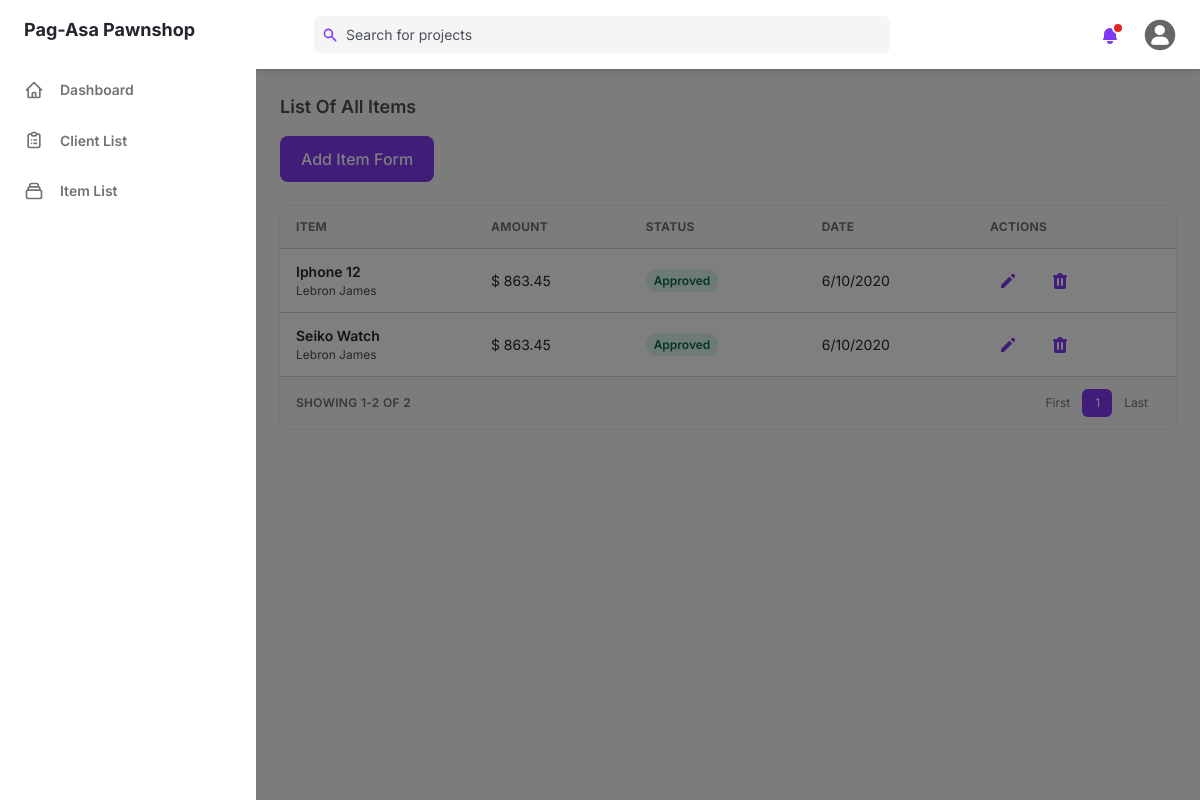
Before: /item/list/ (signed in) with the older database file.
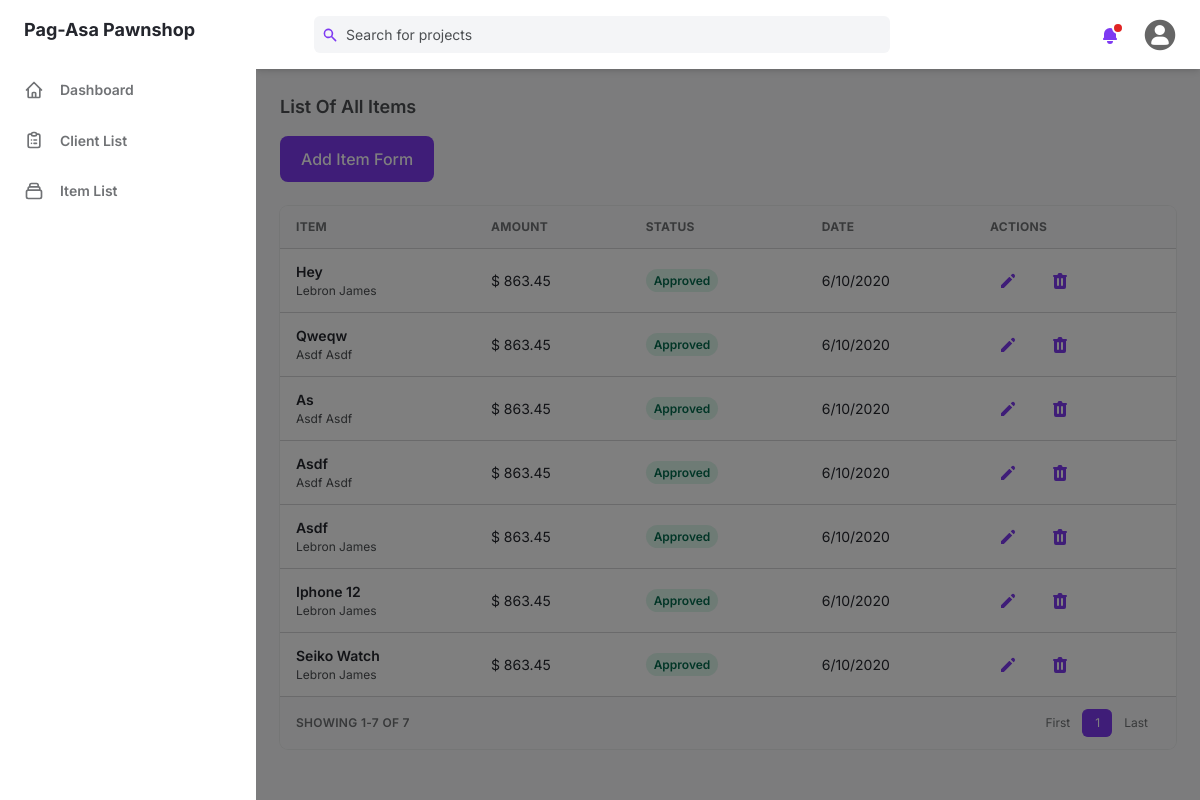
After: the same page with the newer database file.
### management_system/models.py (models this page shows, shortened)
class Item(models.Model):
    client = models.ForeignKey(
        Client, related_name="items", on_delete=models.CASCADE)
    item = models.CharField(max_length=255)
    price = models.DecimalField(max_digits=10, decimal_places=2)
    category = models.ManyToManyField(
        Category, blank=True, related_name="categories")
    created = models.DateTimeField(auto_now_add=True)
    updated = models.DateTimeField(auto_now=True)

class Client(models.Model):
    first_name = models.CharField(max_length=255)
    last_name = models.CharField(max_length=255)
    middle_name = models.CharField(max_length=255, null=True, blank=True)
    address = models.TextField(max_length=500)
    created = models.DateTimeField(auto_now_add=True)
    updated = models.DateTimeField(auto_now=True)
    def __str__(self) -> str:
        return f"{self.first_name} {self.last_name}"

### management_system/views.py (the view)
class ItemListView(LoginRequiredMixin, ListView):
    model = Item
    template_name = "item_list_full.html"
    paginate_by = 10
    context_object_name = 'items'
    ordering = ['-created']

### templates/item_list_full.html
{% extends 'base.html' %}
{% block content %}
    {% include 'components/item_list.html' %}
{% endblock %}

### templates/components/item_list.html (shortened to what the changed rows need)
{% load mathfilters %}
<div id="content" class="mt-6">
  <div class="w-full overflow-hidden rounded-lg shadow-xs">
    <div class="w-full overflow-x-auto">
      <table class="w-full whitespace-no-wrap">
        <thead>
          <tr
            class="text-xs font-semibold tracking-wide text-left text-gray-500 uppercase border-b dark:border-gray-700 bg-gray-50 dark:text-gray-400 dark:bg-gray-800"
          >
            <th class="px-4 py-3">Item</th>
            <th class="px-4 py-3">Amount</th>
            <th class="px-4 py-3">Status</th>
            <th class="px-4 py-3">Date</th>
            <th class="px-4 py-3">Actions</th>
          </tr>
        </thead>
        <tbody class="bg-white divide-y dark:divide-gray-700 dark:bg-gray-800">
          {% for item in items %}
          <tr class="text-gray-700 dark:text-gray-400">
            <td class="px-4 py-3">
              <div class="flex items-center text-sm">
                <div>
                  <p class="font-semibold">{{item.item|title}}</p>
                  <p class="text-xs text-gray-600 dark:text-gray-400">
                    {{item.client|title}}
                  </p>
                </div>
              </div>
            </td>
            <td class="px-4 py-3 text-sm">$ 863.45</td>
            <td class="px-4 py-3 text-xs">
              <span
                class="px-2 py-1 font-semibold leading-tight text-green-700 bg-green-100 rounded-full dark:bg-green-700 dark:text-green-100"
              >
                Approved
              </span>
            </td>
            <td class="px-4 py-3 text-sm">6/10/2020</td>
            <td class="px-4 py-3">
              <div class="flex items-center space-x-4 text-sm">
                <button
                  class="flex items-center justify-between px-2 py-2 text-sm font-medium leading-5 text-purple-600 rounded-lg dark:text-gray-400 focus:outline-none focus:shadow-outline-gray"
                  aria-label="Edit"
                >
                  <svg
                    class="w-5 h-5"
                    aria-hidden="true"
                    fill="currentColor"
                    viewBox="0 0 20 20"
                  >
                    <path
                      d="M13.586 3.586a2 2 0 112.828 2.828l-.793.793-2.828-2.828.793-.793zM11.379 5.793L3 14.172V17h2.828l8.38-8.379-2.83-2.828z"
                    ></path>
                  </svg>
                </button>
                <button
                  class="flex items-center justify-between px-2 py-2 text-sm font-medium leading-5 text-purple-600 rounded-lg dark:text-gray-400 focus:outline-none focus:shadow-outline-gray"
                  aria-label="Delete"
                >
                </button>
              </div>
            </td>
          </tr>
          {% endfor %}
        </tbody>
      </table>
    </div>
    <div
      class="grid px-4 py-3 text-xs font-semibold tracking-wide text-gray-500 uppercase border-t dark:border-gray-700 bg-gray-50 sm:grid-cols-9 dark:text-gray-400 dark:bg-gray-800"
    >
    <span class="flex items-center col-span-3">
      Showing {% if page_obj.number > 1%}{{page_obj.number|sub:1}}{% endif %}1-{% if page_obj.number == page_obj.paginator.num_pages%}{{page_obj.paginator.count}}{%else%}{{page_obj.number|mul:10}}{%endif%} of {{page_obj.paginator.count}}
    </span>
    <span class="col-span-2"></span>
    <span class="flex col-span-4 mt-2 sm:mt-auto sm:justify-end">
      <nav aria-label="Table navigation">
        <ul class="inline-flex items-center">
          {% for num in page_obj.paginator.page_range %}
          {% if page_obj.number == num %}
          <li>
            <a href="?page={{ num }}">
              <button
                class="px-3 py-1 text-white transition-colors duration-150 bg-purple-600 border border-r-0 border-purple-600 rounded-md focus:outline-none focus:shadow-outline-purple"
              >
                {{ num }}
              </button>
            </a>
          </li>
          {% endif %}
          {% endfor %}
        </ul>
      </nav>
    </span>
    </div>
  </div>
</div>

Changed rows visible on the page:
added Item: item "Hey", client "Lebron James"
added Item: item "Qweqw", client "Asdf Asdf"
added Item: item "As", client "Asdf Asdf"
added Item: item "Asdf", client "Asdf Asdf"
added Item: item "Asdf", client "Lebron James"
Other visible differences:
{{ page_obj.paginator.count }}: "2" → "7"
